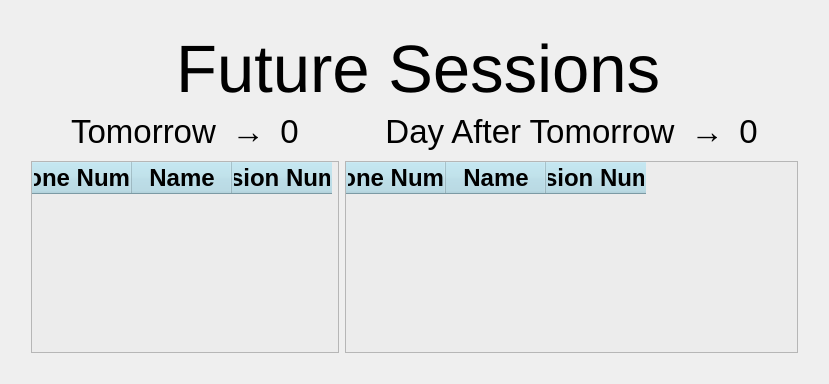
      <widget class="QWidget" name="notifyPage">
       <layout class="QVBoxLayout" name="verticalLayout_29">
        <item>
         <layout class="QVBoxLayout" name="verticalLayout_26" stretch="1,8">
          <property name="bottomMargin">
           <number>0</number>
          </property>
          <item>
           <layout class="QHBoxLayout" name="horizontalLayout_24" stretch="0,0,0">
            <property name="leftMargin">
             <number>20</number>
            </property>
            <property name="topMargin">
             <number>20</number>
            </property>
            <property name="rightMargin">
             <number>20</number>
            </property>
            <item>
             <layout class="QHBoxLayout" name="horizontalLayout_27">
              <property name="leftMargin">
               <number>0</number>
              </property>
              <item>
               <widget class="QPushButton" name="btnBackNotify">
                <property name="styleSheet">
                 <string notr="true">QPushButton {
outline:0;
border-radius:50px;

}
QPushButton:hover:!pressed{
border:3px solid white;
}
QPushButton:pressed{
border:3px solid red;
}
</string>
                </property>
                <property name="text">
                 <string/>
                </property>
                <property name="icon">
                 <iconset>
                  <normaloff>images/back.png</normaloff>images/back.png</iconset>
                </property>
                <property name="iconSize">
                 <size>
                  <width>100</width>
                  <height>100</height>
                 </size>
                </property>
               </widget>
              </item>
              <item>
               <spacer name="horizontalSpacer_45">
                <property name="orientation">
                 <enum>Qt::Horizontal</enum>
                </property>
                <property name="sizeHint" stdset="0">
                 <size>
                  <width>40</width>
                  <height>20</height>
                 </size>
                </property>
               </spacer>
              </item>
             </layout>
            </item>
            <item>
             <widget class="QLabel" name="lblHeaderFsessions">
              <property name="font">
               <font>
                <family>Arial</family>
                <pointsize>50</pointsize>
               </font>
              </property>
              <property name="text">
               <string>Future Sessions</string>
              </property>
             </widget>
            </item>
            <item>
             <layout class="QHBoxLayout" name="horizontalLayout_29">
              <property name="rightMargin">
               <number>0</number>
              </property>
              <item>
               <spacer name="horizontalSpacer_44">
                <property name="orientation">
                 <enum>Qt::Horizontal</enum>
                </property>
                <property name="sizeHint" stdset="0">
                 <size>
                  <width>40</width>
                  <height>20</height>
                 </size>
                </property>
               </spacer>
              </item>
             </layout>
            </item>
           </layout>
          </item>
          <item>
           <layout class="QHBoxLayout" name="horizontalLayout_25">
            <property name="leftMargin">
             <number>20</number>
            </property>
            <property name="topMargin">
             <number>0</number>
            </property>
            <property name="rightMargin">
             <number>20</number>
            </property>
            <property name="bottomMargin">
             <number>20</number>
            </property>
            <item>
             <layout class="QVBoxLayout" name="verticalLayout_43">
              <property name="leftMargin">
               <number>0</number>
              </property>
              <item>
               <layout class="QHBoxLayout" name="horizontalLayout_71">
                <property name="topMargin">
                 <number>0</number>
                </property>
                <property name="bottomMargin">
                 <number>5</number>
                </property>
                <item>
                 <spacer name="horizontalSpacer_62">
                  <property name="orientation">
                   <enum>Qt::Horizontal</enum>
                  </property>
                  <property name="sizeHint" stdset="0">
                   <size>
                    <width>40</width>
                    <height>20</height>
                   </size>
                  </property>
                 </spacer>
                </item>
                <item>
                 <widget class="QLabel" name="lblTomorrow">
                  <property name="font">
                   <font>
                    <family>Arial</family>
                    <pointsize>25</pointsize>
                   </font>
                  </property>
                  <property name="text">
                   <string>Tomorrow</string>
                  </property>
                  <property name="alignment">
                   <set>Qt::AlignCenter</set>
                  </property>
                 </widget>
                </item>
                <item>
                 <widget class="QLabel" name="label_8">
                  <property name="font">
                   <font>
                    <family>Arial</family>
                    <pointsize>25</pointsize>
                   </font>
                  </property>
                  <property name="text">
                   <string> → </string>
                  </property>
                  <property name="alignment">
                   <set>Qt::AlignCenter</set>
                  </property>
                 </widget>
                </item>
                <item>
                 <widget class="QLabel" name="lblTomorrowCount">
                  <property name="font">
                   <font>
                    <family>Arial</family>
                    <pointsize>25</pointsize>
                   </font>
                  </property>
                  <property name="text">
                   <string>0</string>
                  </property>
                  <property name="alignment">
                   <set>Qt::AlignCenter</set>
                  </property>
                 </widget>
                </item>
                <item>
                 <spacer name="horizontalSpacer_104">
                  <property name="orientation">
                   <enum>Qt::Horizontal</enum>
                  </property>
                  <property name="sizeHint" stdset="0">
                   <size>
                    <width>40</width>
                    <height>20</height>
                   </size>
                  </property>
                 </spacer>
                </item>
               </layout>
              </item>
              <item>
               <widget class="QTableWidget" name="tableTomorrow">
                <property name="font">
                 <font>
                  <pointsize>14</pointsize>
                 </font>
                </property>
                <property name="styleSheet">
                 <string notr="true">QHeaderView::section
{
    background-color:lightblue;
	color:black;
} 
 
QWidget {
background-color: rgb(236, 236, 236);
color:black;
}

QHeaderView::section
{
    background-color:lightblue;
	color:black;
} 
 </string>
                </property>
                <property name="selectionBehavior">
                 <enum>QAbstractItemView::SelectRows</enum>
                </property>
                <column>
                 <property name="text">
                  <string>Phone Number</string>
                 </property>
                 <property name="font">
                  <font>
                   <family>Arial</family>
                   <pointsize>18</pointsize>
                   <weight>75</weight>
                   <bold>true</bold>
                  </font>
                 </property>
                </column>
                <column>
                 <property name="text">
                  <string>Name</string>
                 </property>
                 <property name="font">
                  <font>
                   <family>Arial</family>
                   <pointsize>18</pointsize>
                   <weight>75</weight>
                   <bold>true</bold>
                  </font>
                 </property>
                </column>
                <column>
                 <property name="text">
                  <string>Session Number</string>
                 </property>
                 <property name="font">
                  <font>
                   <family>Arial</family>
                   <pointsize>18</pointsize>
                   <weight>75</weight>
                   <bold>true</bold>
                  </font>
                 </property>
                </column>
               </widget>
              </item>
             </layout>
            </item>
            <item>
             <layout class="QVBoxLayout" name="verticalLayout_44">
              <property name="leftMargin">
               <number>0</number>
              </property>
              <item>
               <layout class="QHBoxLayout" name="horizontalLayout_72">
                <property name="topMargin">
                 <number>0</number>
                </property>
                <property name="bottomMargin">
                 <number>5</number>
                </property>
                <item>
                 <spacer name="horizontalSpacer_106">
                  <property name="orientation">
                   <enum>Qt::Horizontal</enum>
                  </property>
                  <property name="sizeHint" stdset="0">
                   <size>
                    <width>40</width>
                    <height>20</height>
                   </size>
                  </property>
                 </spacer>
                </item>
                <item>
                 <widget class="QLabel" name="lblAfterTomorrow">
                  <property name="font">
                   <font>
                    <family>Arial</family>
                    <pointsize>25</pointsize>
                   </font>
                  </property>
                  <property name="text">
                   <string>Day After Tomorrow</string>
                  </property>
                  <property name="alignment">
                   <set>Qt::AlignCenter</set>
                  </property>
                 </widget>
                </item>
                <item>
                 <widget class="QLabel" name="label_9">
                  <property name="font">
                   <font>
                    <family>Arial</family>
                    <pointsize>25</pointsize>
                   </font>
                  </property>
                  <property name="text">
                   <string> → </string>
                  </property>
                  <property name="alignment">
                   <set>Qt::AlignCenter</set>
                  </property>
                 </widget>
                </item>
                <item>
                 <widget class="QLabel" name="lblAfterTomorrowCount">
                  <property name="font">
                   <font>
                    <family>Arial</family>
                    <pointsize>25</pointsize>
                   </font>
                  </property>
                  <property name="text">
                   <string>0</string>
                  </property>
                  <property name="alignment">
                   <set>Qt::AlignCenter</set>
                  </property>
                 </widget>
                </item>
                <item>
                 <spacer name="horizontalSpacer_107">
                  <property name="orientation">
                   <enum>Qt::Horizontal</enum>
                  </property>
                  <property name="sizeHint" stdset="0">
                   <size>
                    <width>40</width>
                    <height>20</height>
                   </size>
                  </property>
                 </spacer>
                </item>
               </layout>
              </item>
              <item>
               <widget class="QTableWidget" name="tableAfterTomorrow">
                <property name="font">
                 <font>
                  <pointsize>14</pointsize>
                 </font>
                </property>
                <property name="styleSheet">
                 <string notr="true">QHeaderView::section
{
    background-color:lightblue;
	color:black;
} 
 
QWidget {
background-color: rgb(236, 236, 236);
color:black;
}

QHeaderView::section
{
    background-color:lightblue;
	color:black;
} 
 </string>
                </property>
                <property name="selectionBehavior">
                 <enum>QAbstractItemView::SelectRows</enum>
                </property>
                <column>
                 <property name="text">
                  <string>Phone Number</string>
                 </property>
                 <property name="font">
                  <font>
                   <family>Arial</family>
                   <pointsize>18</pointsize>
                   <weight>75</weight>
                   <bold>true</bold>
                  </font>
                 </property>
                </column>
                <column>
                 <property name="text">
                  <string>Name</string>
                 </property>
                 <property name="font">
                  <font>
                   <family>Arial</family>
                   <pointsize>18</pointsize>
                   <weight>75</weight>
                   <bold>true</bold>
                  </font>
                 </property>
                </column>
                <column>
                 <property name="text">
                  <string>Session Number</string>
                 </property>
                 <property name="font">
                  <font>
                   <family>Arial</family>
                   <pointsize>18</pointsize>
                   <weight>75</weight>
                   <bold>true</bold>
                  </font>
                 </property>
                </column>
               </widget>
              </item>
             </layout>
            </item>
           </layout>
          </item>
         </layout>
        </item>
       </layout>
      </widget>
